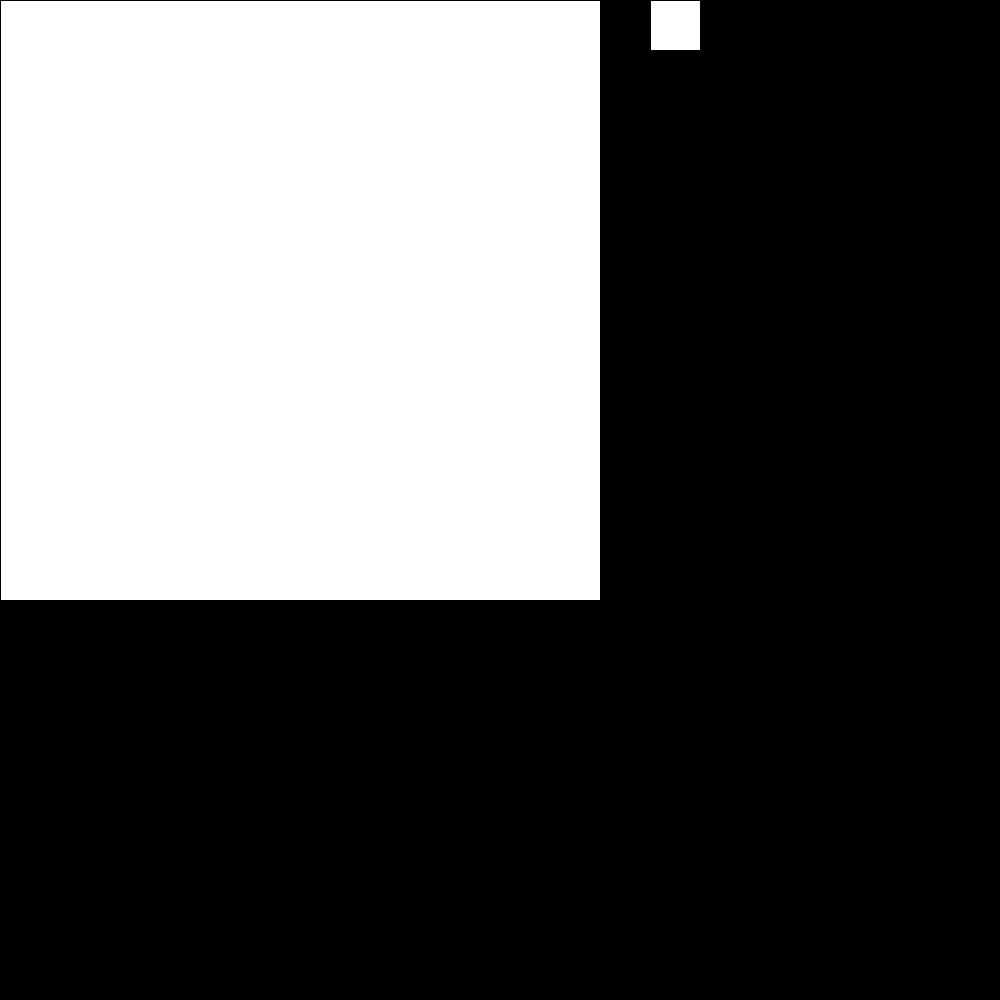
Frame 1 (no input)
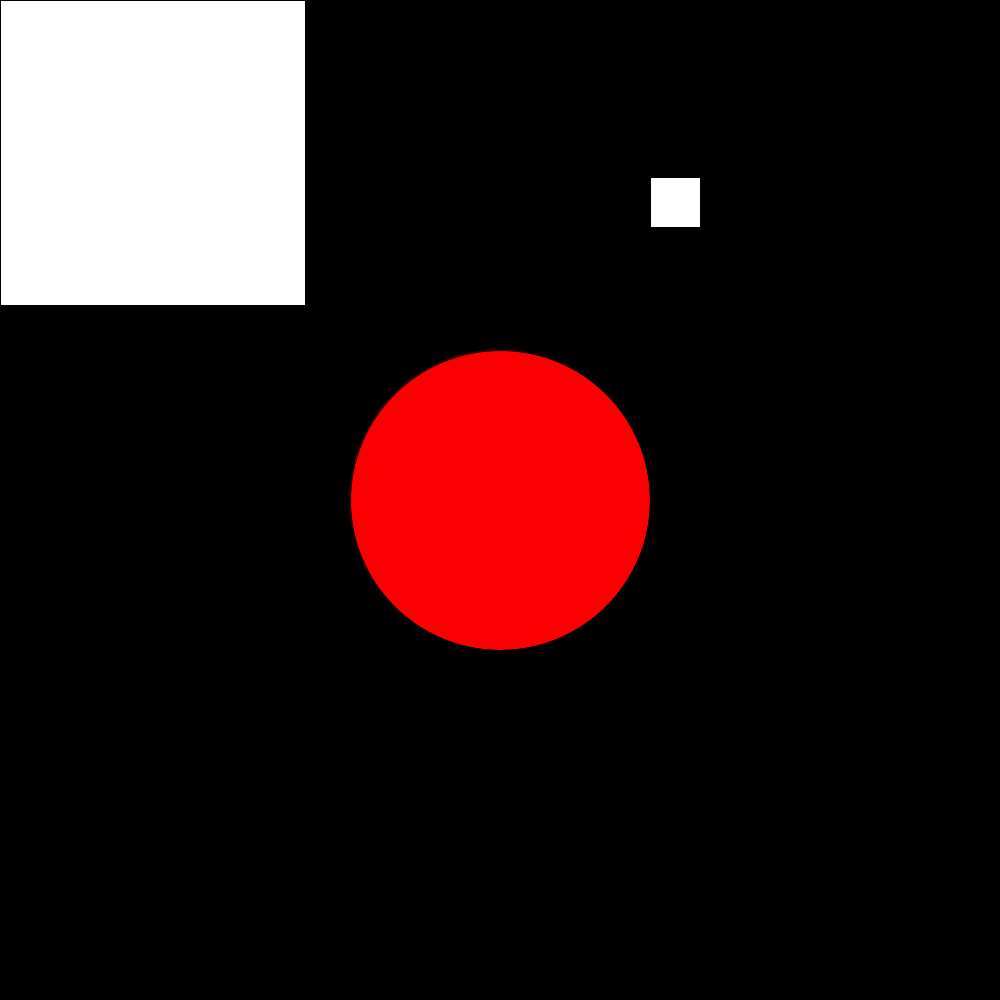
Frame 60 (the mouse pressed at the canvas centre just before this capture)
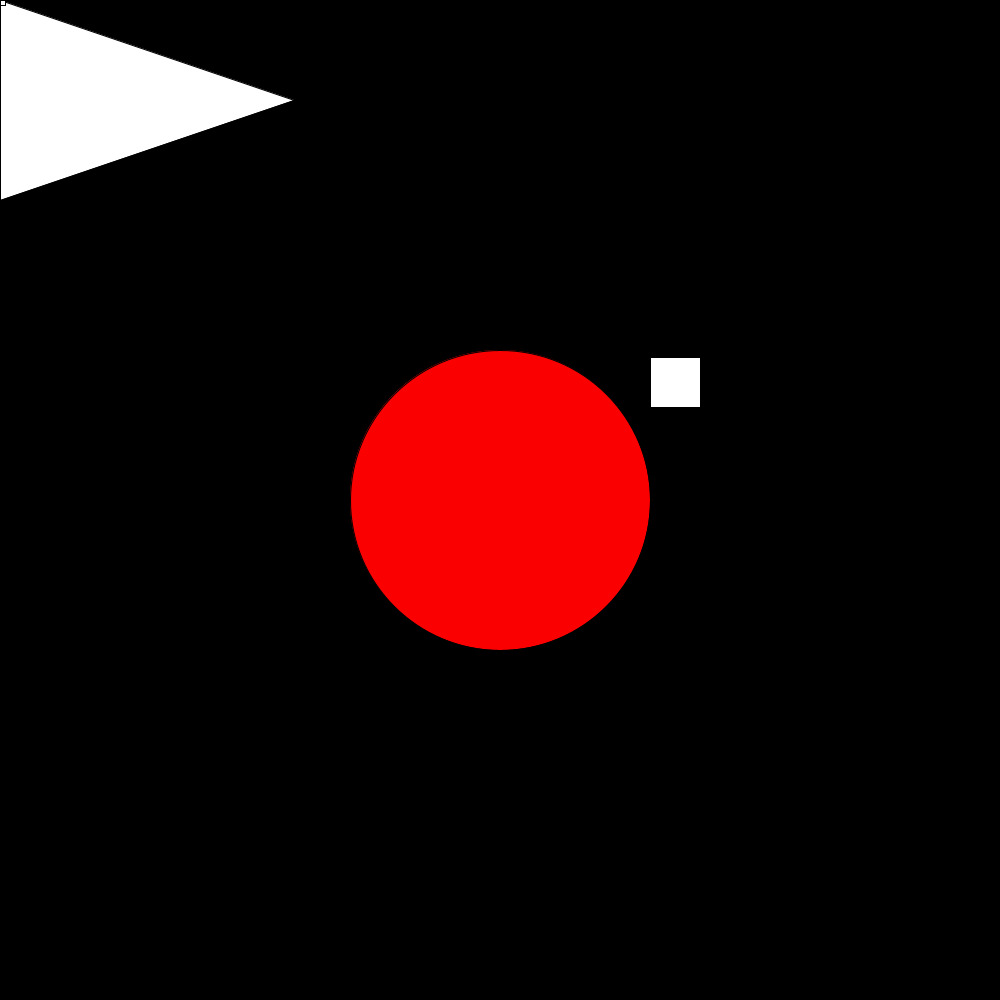
Frame 120 (the mouse held since frame 60 and released just before this capture)

The Processing sketch that drew these frames (run headless with seeded random() and noise(); from frame 60 on, the mouse is pressed at the canvas centre):

// Processing sketch: Reverse_engineering_variables
// ── Reverse_engineering_variables.pde
int square_length = 600;
int triangle_x = 0;
int square_y = 0;
int opacity = 0;

void setup() {
   size(1000, 1000);
   
   
 }
 
void draw() {
  background(0);
  fill(255,0,0, opacity);
  if (opacity != 250) {
  opacity +=5;}
  circle(500, 500, 300);
  fill(255);
  if (square_length < 500) {
    triangle(0, 0, 0, 200, triangle_x, 100);
    triangle_x += 3;}
  square(0, 0, square_length);
  square_length -= 5;
  square(650, square_y, 50);
  if (square_y < 1050) {
    square_y += 3;
  }else {
     square_y = 0;
   }
  

  
}
